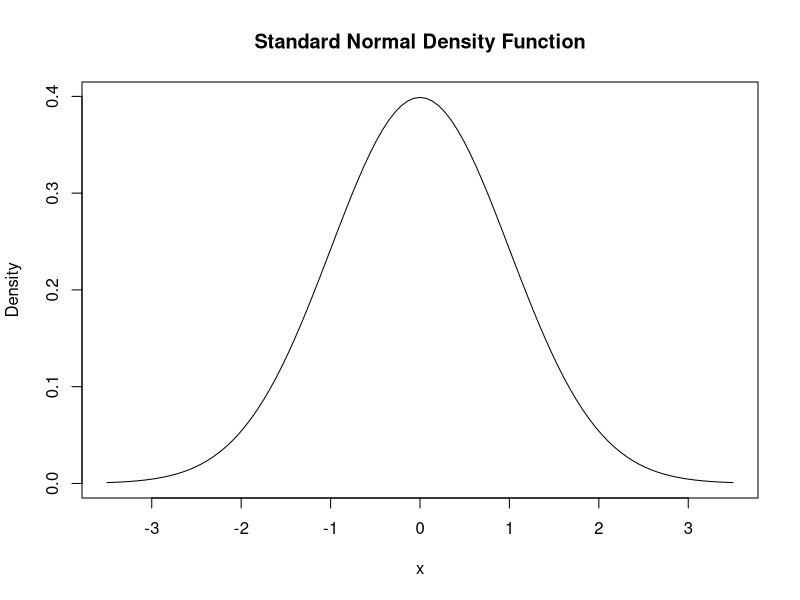

Write R code to recreate this figure. (Note: this script raises an error after producing the figure.)
## ---- chunk 1

curve(dnorm(x),
      xlim = c(-3.5, 3.5),
      ylab = "Density", 
      main = "Standard Normal Density Function") 

## ---- chunk 2
knitr::include_url("https://bookdown.org/machar1991/ITER/2-1-random-variables-and-probability-distributions.html#probability-distributions-of-discrete-random-variables")
## ---- chunk 3
 knitr::include_graphics(file.path("picsfigs","continuity_scribble.png"))
## ---- chunk 4
 knitr::include_graphics(file.path("picsfigs","weirdalscissors.jpg"))
## ---- chunk 5
 knitr::include_graphics(file.path("picsfigs","riskaversion1.png"))
## ---- chunk 6
 knitr::include_graphics(file.path("picsfigs","riskaversion2.png"))
## ---- chunk 7
 knitr::include_graphics(file.path("picsfigs","riskaversion3.png"))
## ---- chunk 8
 knitr::include_graphics(file.path("picsfigs","riskaversion4.png"))
## ---- chunk 9
 knitr::include_graphics(file.path("picsfigs","riskaversion5a.png"))
## ---- chunk 10
 knitr::include_graphics(file.path("picsfigs", "allaispies.png"))
## ---- chunk 11
 knitr::include_graphics(file.path("picsfigs","holtlaurie.png"))
## ---- chunk 12
 knitr::include_graphics(file.path("picsfigs","holtlauriedetail.png"))
## ---- chunk 13
 knitr::include_graphics(file.path("picsfigs","holtlauryresults.png"))
## ---- chunk 14
knitr::include_app("https://shiny.rit.albany.edu/stat/binomial/",
height = "600px")
## ---- chunk 15

knitr::include_graphics(file.path("picsfigs", "marketriskline.png"))

## ---- chunk 16
 knitr::include_graphics(file.path("picsfigs", "investorchoices.png"))
